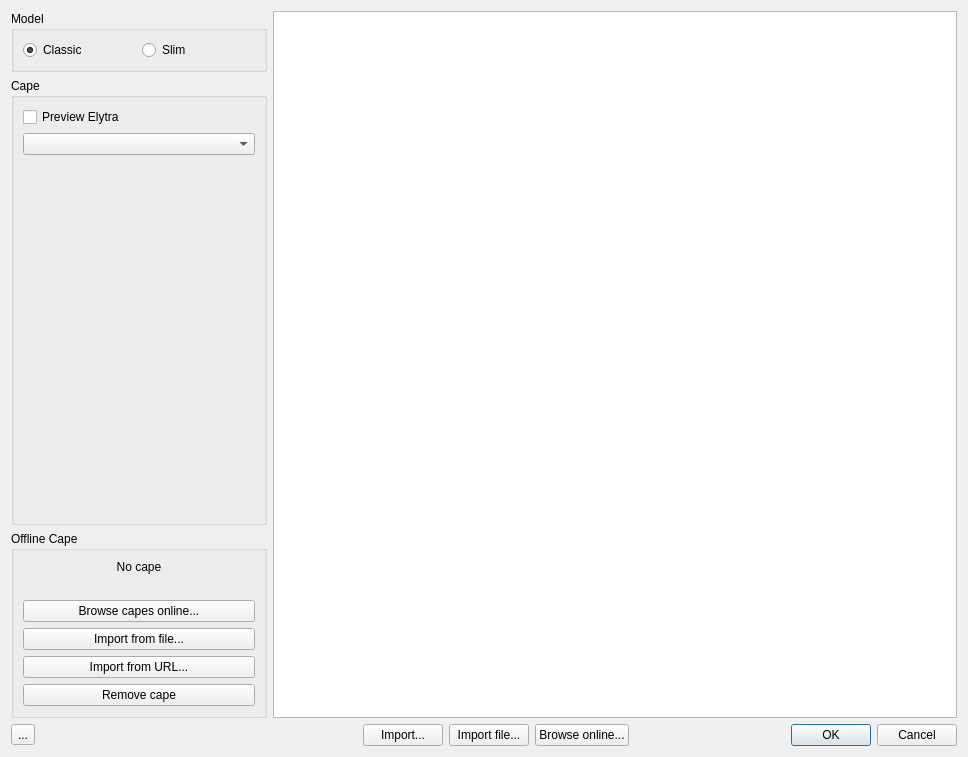
<?xml version="1.0" encoding="UTF-8"?>
<ui version="4.0">
 <class>SkinManageDialog</class>
 <widget class="QDialog" name="SkinManageDialog">
  <property name="geometry">
   <rect>
    <x>0</x>
    <y>0</y>
    <width>968</width>
    <height>757</height>
   </rect>
  </property>
  <property name="windowTitle">
   <string>Skin Upload</string>
  </property>
  <layout class="QVBoxLayout" name="verticalLayout">
   <item>
    <layout class="QHBoxLayout" name="mainHlLayout" stretch="3,8">
     <item>
      <layout class="QVBoxLayout" name="selectedVLayout" stretch="2,1,3,0">
       <item>
        <layout class="QVBoxLayout" name="skinLayout"/>
       </item>
       <item>
        <widget class="QGroupBox" name="modelBox">
         <property name="sizePolicy">
          <sizepolicy hsizetype="Preferred" vsizetype="Maximum">
           <horstretch>0</horstretch>
           <verstretch>0</verstretch>
          </sizepolicy>
         </property>
         <property name="title">
          <string>Model</string>
         </property>
         <layout class="QHBoxLayout" name="horizontalLayout_2">
          <item>
           <widget class="QRadioButton" name="steveBtn">
            <property name="text">
             <string>Classic</string>
            </property>
            <property name="checked">
             <bool>true</bool>
            </property>
           </widget>
          </item>
          <item>
           <widget class="QRadioButton" name="alexBtn">
            <property name="text">
             <string>Slim</string>
            </property>
           </widget>
          </item>
         </layout>
        </widget>
       </item>
       <item>
        <widget class="QGroupBox" name="capeBox">
         <property name="title">
          <string>Cape</string>
         </property>
         <layout class="QVBoxLayout" name="verticalLayout_4">
          <item>
           <widget class="QCheckBox" name="elytraCB">
            <property name="text">
             <string>Preview Elytra</string>
            </property>
           </widget>
          </item>
          <item>
           <widget class="QComboBox" name="capeCombo"/>
          </item>
          <item>
           <widget class="QLabel" name="capeImage">
            <property name="text">
             <string/>
            </property>
            <property name="scaledContents">
             <bool>false</bool>
            </property>
            <property name="alignment">
             <set>Qt::AlignCenter</set>
            </property>
           </widget>
          </item>
         </layout>
        </widget>
       </item>
       <item>
        <widget class="QGroupBox" name="offlineCapeBox">
         <property name="sizePolicy">
          <sizepolicy hsizetype="Preferred" vsizetype="Maximum">
           <horstretch>0</horstretch>
           <verstretch>0</verstretch>
          </sizepolicy>
         </property>
         <property name="title">
          <string>Offline Cape</string>
         </property>
         <layout class="QVBoxLayout" name="offlineCapeLayout">
          <item>
           <widget class="QLabel" name="offlineCapeName">
            <property name="text">
             <string>No cape</string>
            </property>
            <property name="alignment">
             <set>Qt::AlignCenter</set>
            </property>
            <property name="wordWrap">
             <bool>true</bool>
            </property>
           </widget>
          </item>
          <item>
           <widget class="QLabel" name="offlineCapeImage">
            <property name="text">
             <string/>
            </property>
            <property name="alignment">
             <set>Qt::AlignCenter</set>
            </property>
           </widget>
          </item>
          <item>
           <widget class="QPushButton" name="offlineBrowseBtn">
            <property name="text">
             <string>Browse capes online...</string>
            </property>
            <property name="toolTip">
             <string>Look up capes online by scrolling or searching player names.</string>
            </property>
           </widget>
          </item>
          <item>
           <widget class="QPushButton" name="offlineFileBtn">
            <property name="text">
             <string>Import from file...</string>
            </property>
           </widget>
          </item>
          <item>
           <widget class="QPushButton" name="offlineUrlBtn">
            <property name="text">
             <string>Import from URL...</string>
            </property>
           </widget>
          </item>
          <item>
           <widget class="QPushButton" name="offlineRemoveBtn">
            <property name="text">
             <string>Remove cape</string>
            </property>
           </widget>
          </item>
         </layout>
        </widget>
       </item>
      </layout>
     </item>
     <item>
      <widget class="QListView" name="listView">
       <property name="contextMenuPolicy">
        <enum>Qt::CustomContextMenu</enum>
       </property>
       <property name="acceptDrops">
        <bool>false</bool>
       </property>
       <property name="modelColumn">
        <number>0</number>
       </property>
      </widget>
     </item>
    </layout>
   </item>
   <item>
    <layout class="QHBoxLayout" name="buttonsHLayout">
     <item>
      <widget class="QToolButton" name="moreBtn">
       <property name="toolTip">
        <string>More actions</string>
       </property>
       <property name="text">
        <string>...</string>
       </property>
       <property name="popupMode">
        <enum>QToolButton::InstantPopup</enum>
       </property>
      </widget>
     </item>
     <item>
      <spacer name="buttonsSpacer">
       <property name="orientation">
        <enum>Qt::Horizontal</enum>
       </property>
       <property name="sizeHint" stdset="0">
        <size>
         <width>40</width>
         <height>20</height>
        </size>
       </property>
      </spacer>
     </item>
     <item>
      <widget class="QPushButton" name="importBtn">
       <property name="text">
        <string>Import...</string>
       </property>
       <property name="toolTip">
        <string>Import a skin from a URL, or from a Minecraft username</string>
       </property>
      </widget>
     </item>
     <item>
      <widget class="QPushButton" name="fileBtn">
       <property name="text">
        <string>Import file...</string>
       </property>
      </widget>
     </item>
     <item>
      <widget class="QPushButton" name="viewOnlineBtn">
       <property name="text">
        <string>Browse online...</string>
       </property>
       <property name="toolTip">
        <string>Browse and use skins published online</string>
       </property>
      </widget>
     </item>
     <item>
      <widget class="QDialogButtonBox" name="buttonBox">
       <property name="sizePolicy">
        <sizepolicy hsizetype="Minimum" vsizetype="Fixed">
         <horstretch>0</horstretch>
         <verstretch>0</verstretch>
        </sizepolicy>
       </property>
       <property name="standardButtons">
        <set>QDialogButtonBox::Cancel|QDialogButtonBox::Ok</set>
       </property>
      </widget>
     </item>
    </layout>
   </item>
  </layout>
  <action name="action_Delete_Skin">
   <property name="text">
    <string>&amp;Delete Skin</string>
   </property>
   <property name="toolTip">
    <string>Deletes selected skin</string>
   </property>
   <property name="shortcut">
    <string>Del</string>
   </property>
  </action>
  <action name="action_Rename_Skin">
   <property name="text">
    <string>&amp;Rename Skin</string>
   </property>
   <property name="toolTip">
    <string>Rename selected skin</string>
   </property>
   <property name="shortcut">
    <string>F2</string>
   </property>
  </action>
 </widget>
 <resources/>
 <connections>
  <connection>
   <sender>buttonBox</sender>
   <signal>rejected()</signal>
   <receiver>SkinManageDialog</receiver>
   <slot>reject()</slot>
   <hints>
    <hint type="sourcelabel">
     <x>617</x>
     <y>736</y>
    </hint>
    <hint type="destinationlabel">
     <x>483</x>
     <y>378</y>
    </hint>
   </hints>
  </connection>
  <connection>
   <sender>buttonBox</sender>
   <signal>accepted()</signal>
   <receiver>SkinManageDialog</receiver>
   <slot>accept()</slot>
   <hints>
    <hint type="sourcelabel">
     <x>617</x>
     <y>736</y>
    </hint>
    <hint type="destinationlabel">
     <x>483</x>
     <y>378</y>
    </hint>
   </hints>
  </connection>
 </connections>
</ui>
